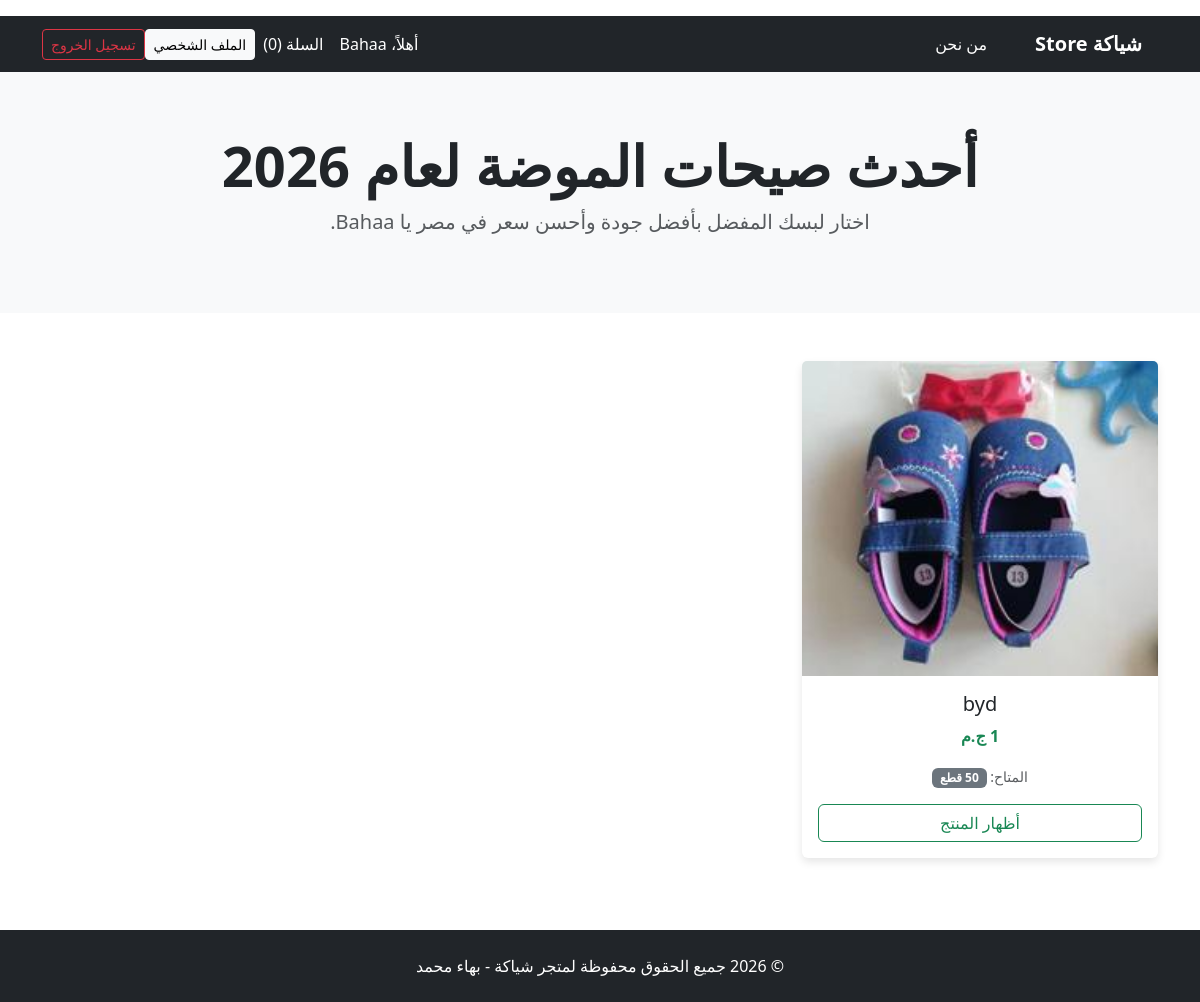
The app's page / (signed in) with its own data.
### Flask_app/Model.py (models this page shows, shortened)
class User(db.Model, UserMixin):
    __tablename__ = "user"
    UserID = db.Column(db.Integer, primary_key=True)
    Image = db.Column(db.String(100), nullable=True, default="default.jpg")
    FirstName = db.Column(db.String(50), nullable=False)
    LastName = db.Column(db.String(50), nullable=False)
    Email = db.Column(db.String(100), unique=True, nullable=False)
    Password = db.Column(db.String(100), nullable=False)
    Type_user = db.Column(db.String(50), nullable=False, default="user")
    information = db.relationship(
        "InformationUser", backref="user", uselist=False, cascade="all, delete-orphan"
    )
    bookings = db.relationship("Booking", backref="client", lazy=True)

class Product(db.Model):
    __tablename__ = "product"
    ProductID = db.Column(db.Integer, primary_key=True)
    ProductName = db.Column(db.String(100), nullable=False)
    Image = db.Column(db.String(100), nullable=True)
    Description = db.Column(db.Text, nullable=True)
    Price = db.Column(db.Float, nullable=False)
    StockQuantity = db.Column(db.Integer, default=0)
    Category = db.Column(db.String(50), nullable=True)
    DateProduct = db.Column(db.DateTime, nullable=False, default=datetime.utcnow)

### Flask_app/main/routes.py (the view)
@Main_bp.route("/")
def index():
    products = Product.query.all()
    num_basket = session.get("Basket")
    return render_template(
        "main_html/index.html",
        products=products,
        num_basket=len(num_basket) if num_basket else 0,
    )

### Flask_app/Model.py (called while the page is built)
@login_manager.user_loader
def load_user(user_id):
    return User.query.get(int(user_id))

### Flask_app/templates/main_html/index.html (shortened to what this page needs)
<!DOCTYPE html>
<html lang="ar" dir="rtl">
<head>
    <link href="https://cdn.jsdelivr.net/npm/bootstrap@5.3.0/dist/css/bootstrap.min.css" rel="stylesheet">
</head>
<body>
    <nav class="navbar navbar-expand-lg navbar-dark bg-dark">
        <div class="container">
            <a class="navbar-brand fw-bold"
                href="{{ url_for('Main_bp.index') if 'Main_bp' in config.blueprints else '/' }}">شياكة Store</a>
            <div class="collapse navbar-collapse" id="navbarNav">
                <ul class="navbar-nav ms-auto mb-2 mb-lg-0">
                    <li class="nav-item">
                        <a href="{{ url_for('Main_bp.about') }}" class="nav-link text-white">من نحن</a>
                    </li>
                </ul>
                <div class="d-flex align-items-center">
                    {% if current_user.is_authenticated %}
                    <span class="text-white me-3">أهلاً، {{ current_user.FirstName }}</span>
                    <a href="{{ url_for('product_pb.show_basket') }}" class="nav-link text-white me-3">السلة ({{ num_basket }})</a>
                    <a href="{{ url_for('user_bp.Profile') }}" class="btn btn-light btn-sm me-2">الملف الشخصي</a>
                    <a href="{{ url_for('Auth_bp.Logout') }}" class="btn btn-outline-danger btn-sm">تسجيل الخروج</a>
                    {% else %}
                    <a href="/Login" class="btn btn-outline-light btn-sm me-2">تسجيل الدخول</a>
                    <a href="/Register" class="btn btn-light btn-sm">إنشاء حساب</a>
                    {% endif %}
                </div>
            </div>
        </div>
    </nav>
    <section class="hero-section">
        <div class="container">
            <h1 class="display-4 fw-bold">أحدث صيحات الموضة لعام 2026</h1>
            <p class="lead text-muted">اختار لبسك المفضل بأفضل جودة وأحسن سعر في مصر يا {{ current_user.FirstName if
                current_user.is_authenticated else 'يا بطل' }}.</p>
        </div>
    </section>
    <div class="container my-5">
        <div class="row g-4">
            {% for product in products%}
            <div class="col-md-4 mb-4">
                <div class="card product-card h-100">
                    <img src="{{ url_for('static', filename='Images/Images_Product/' + product.Image) }}"
                        class="card-img-top" alt="{{ product.ProductName }}">
                    <div class="card-body text-center">
                        <h5 class="card-title">{{ product.ProductName }}</h5>
                        <p class="card-text text-success fw-bold">{{ "{:,.0f}".format(product.Price) }} ج.م</p>
                        <p class="card-text">
                            {% if product.StockQuantity > 0 %}
                            <small class="text-muted">المتاح: </small>
                            <span class="badge {{ 'bg-danger' if product.StockQuantity <= 5 else 'bg-secondary' }}">
                                {{ product.StockQuantity }} قطع
                            </span>
                            {% else %}
                            <span class="badge bg-danger text-white">نفذت الكمية</span>
                            {% endif %}
                        </p>
                        {% if product.StockQuantity > 0 %}
                        <a href="{{ url_for('product_pb.AddInBasket', id=product.ProductID) }}" class="btn btn-outline-success w-100">أظهار المنتج</a>
                        {% else %}
                        <button class="btn btn-secondary w-100" disabled>غير متوفر حالياً</button>
                        {% endif %}
                    </div>
                </div>
            </div>
            {% endfor %}
        </div>
    </div>
    <footer class="bg-dark text-white text-center py-4 mt-5">
        <div class="container">
            <p class="mb-0">© 2026 جميع الحقوق محفوظة لمتجر شياكة - بهاء محمد</p>
        </div>
    </footer>
</body>
</html>

### Flask_app/templates/main_html/index.html (style rules this page uses)
.product-card { transition: transform 0.3s; border: none; box-shadow: 0 4px 8px rgba(0, 0, 0, 0.1); }
.hero-section { background: #f8f9fa; padding: 60px 0; text-align: center; }

### records on screen
User: FirstName "Bahaa"
Product: Image (picture), ProductName "byd", Price "1", StockQuantity "50"

### other values on screen
{{ num_basket }} "0"
